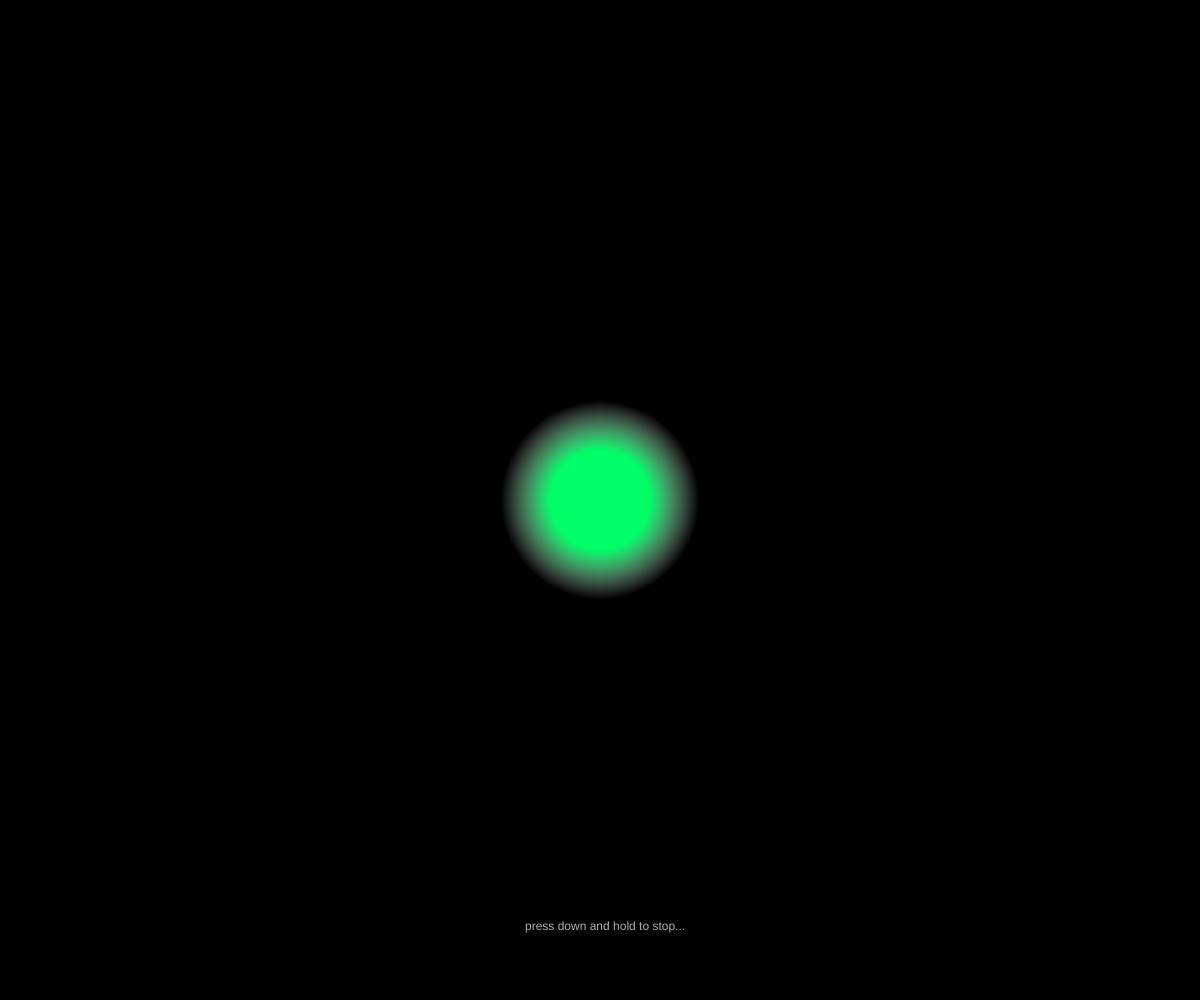
Frame 1 (no input)
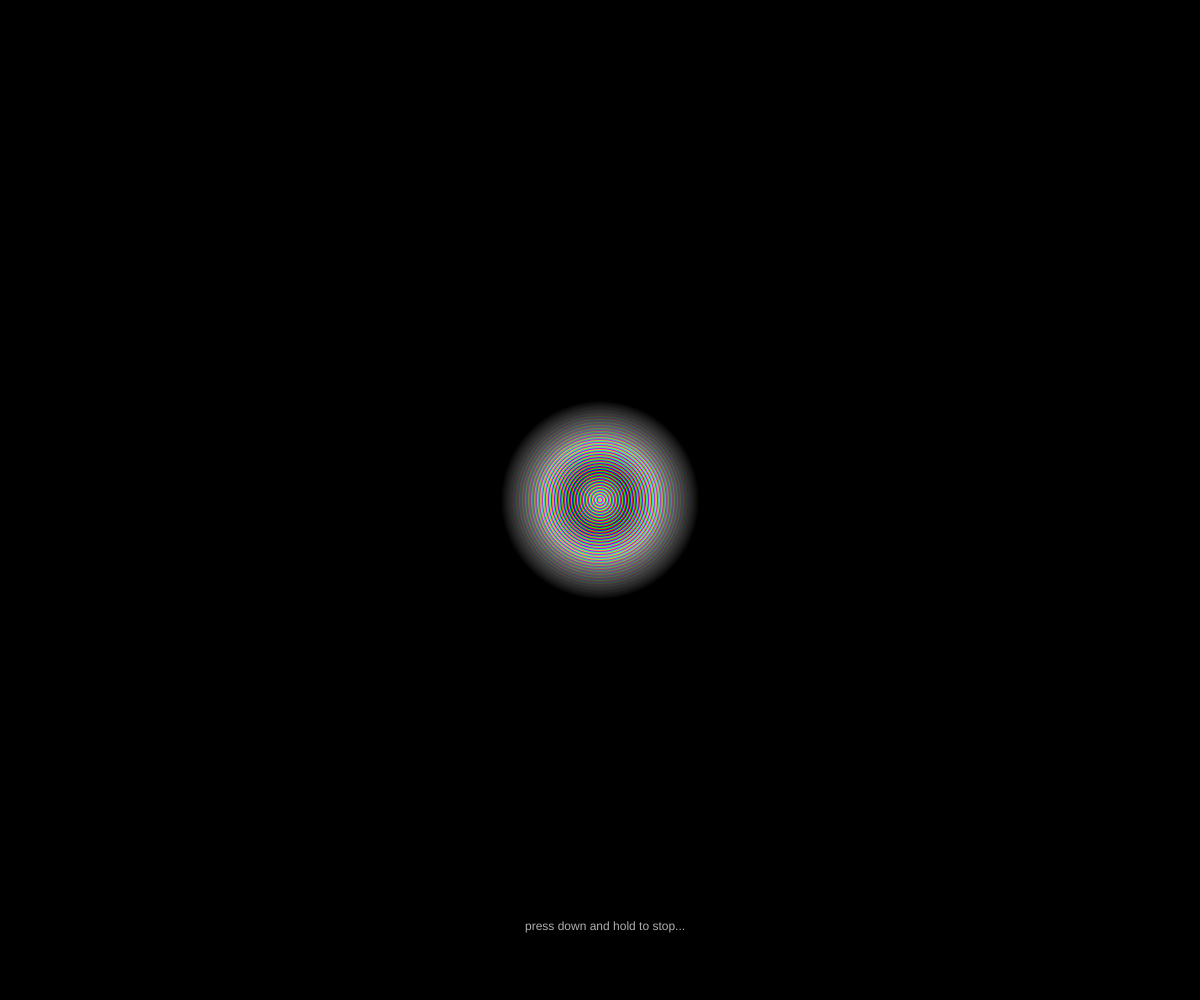
Frame 60 (no input)
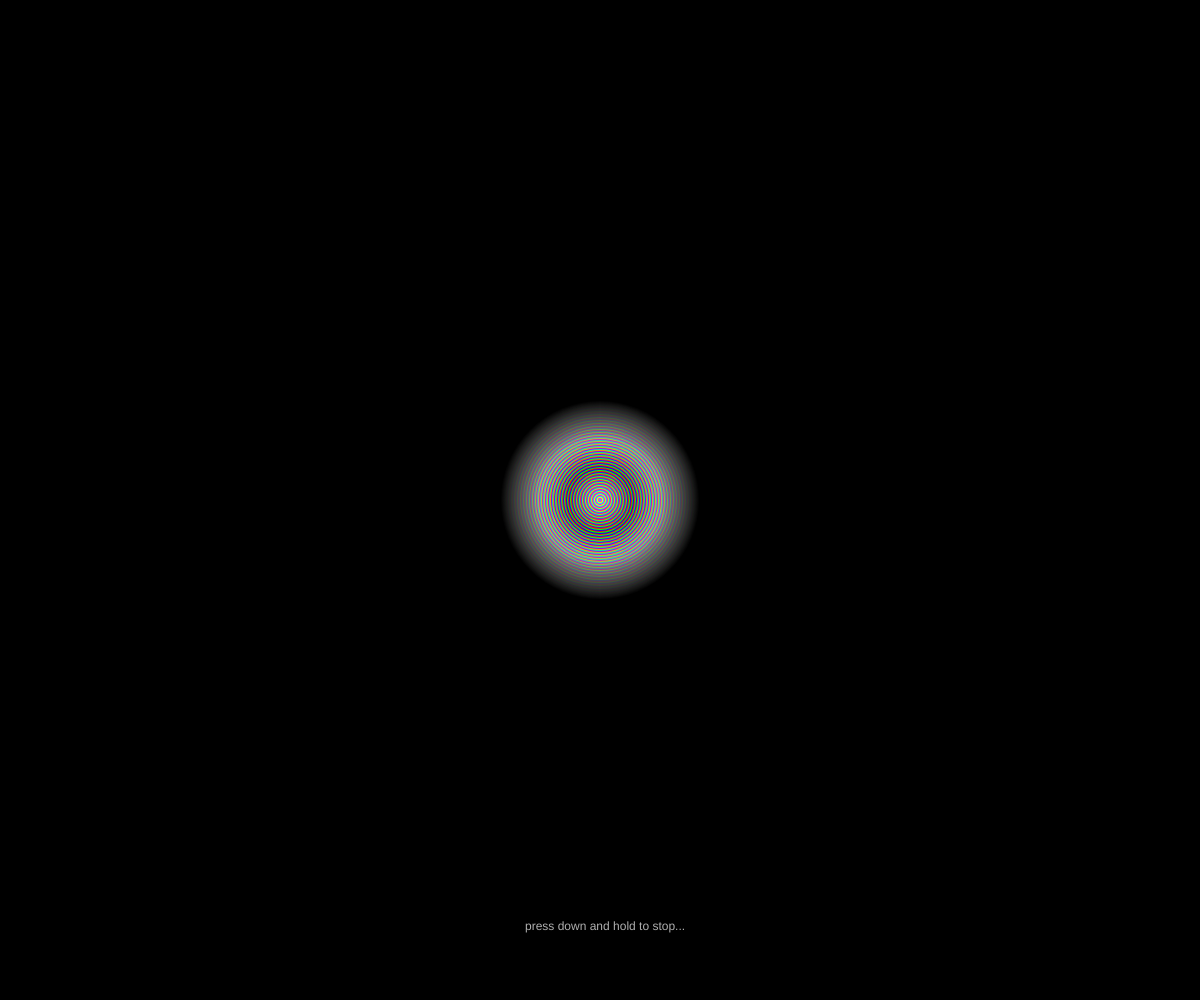
Frame 120 (the mouse pressed at the canvas centre since frame 60)

The p5.js sketch that drew these frames (run headless with seeded random() and noise() and a simulated clock; from frame 60 on, the mouse is pressed at the canvas centre):

// p5.js sketch
// ── sketch.js
var counter2 = 0;


function setup() {

    createCanvas(windowWidth, windowHeight);
    background(0);
    ellipseMode(RADIUS);

}


function draw() {
        background(0);
    textSize(12);
    colorMode(RGB, 255, 255, 255);
    fill(175, 175, 175);
    text("press down and hold to stop...", windowWidth/2 - 75, windowHeight - 70);
    drawGradient(windowWidth/2, windowHeight/2, random(130, 150), counter2);
    counter2+= 2;
    fill(255);

}
function mousePressed(){
noLoop();
}
function mouseReleased(){
loop();
}

function drawGradient(x, y, ran, comp) {
    colorMode(HSB, 360, 100, 100);
    noStroke();
    ellipseMode(RADIUS);
    var radius = 160;
    for (var r = radius; r > 0; --r) {
        fill(ran, 200 - 2 * r, 200 - 2 * r);
        ellipse(x, y, r, r);
        ran = (ran + comp) % 360;
    }
}
